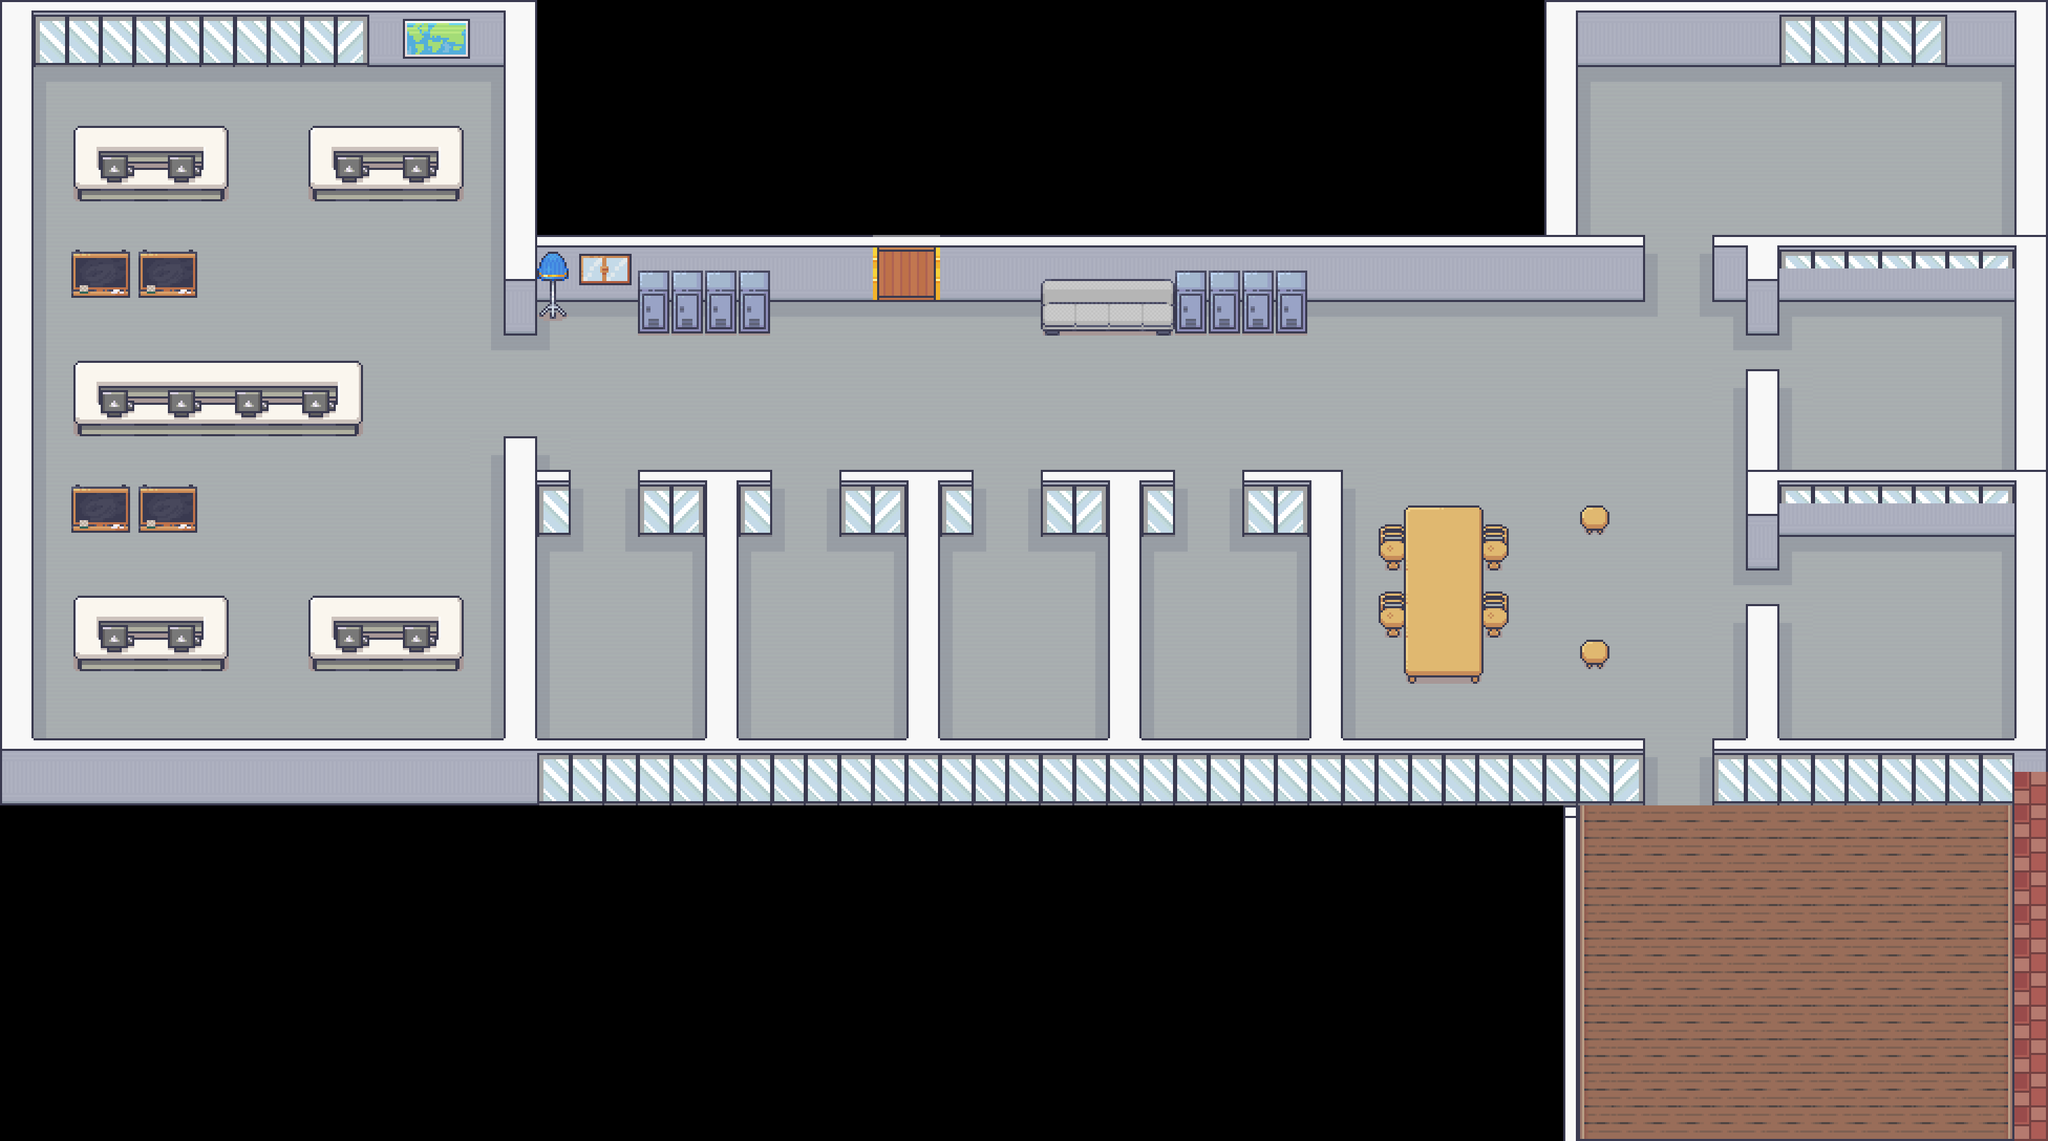

The image is a tile-based game level rendered from a .tmx file. Its description and source (layers, tilesets, objects; grid data summarised) follow:
An orthogonal 61x34 tile map with 48x48 px tiles, 5 tile layers (Sol, Mur, Meubles_B, Meuble_H, ...), 3 tilesets.

<map version="1.10" tiledversion="1.11.2" orientation="orthogonal" renderorder="right-down" width="61" height="34" tilewidth="48" tileheight="48" infinite="0" nextlayerid="6" nextobjectid="1">
 <tileset firstgid="1" source="tuile/tuile_exterieur.tsx" />
 <tileset firstgid="392" source="tuile/tuile_interieur.tsx" />
 <tileset firstgid="1816" source="tuile/tuile_interieur.tsx" />
 <layer id="4" name="Sol" width="61" height="34">
  <data>[2074 cells, 1065 non-empty, 9 distinct tile ids]</data>
 </layer>
 <layer id="1" name="Mur" width="61" height="34">
  <data>[2074 cells, 326 non-empty, 19 distinct tile ids]</data>
 </layer>
 <layer id="2" name="Meubles_B" width="61" height="34">
  <data>[2074 cells, 132 non-empty, 24 distinct tile ids]</data>
 </layer>
 <layer id="3" name="Meuble_H" width="61" height="34">
  <data>[2074 cells, 243 non-empty, 30 distinct tile ids]</data>
 </layer>
 <layer id="5" name="Meuble_T" width="61" height="34">
  <data>[2074 cells, 36 non-empty, 14 distinct tile ids]</data>
 </layer>
</map>
